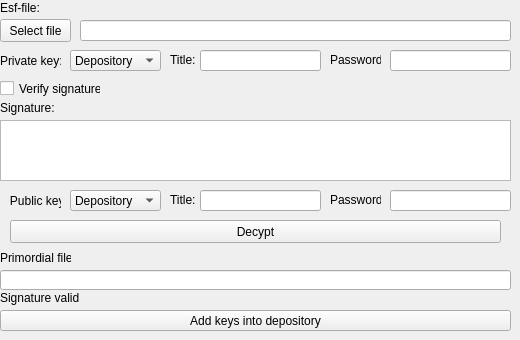
        <widget class="QWidget" name="pg_pbd_dec">
         <widget class="QPushButton" name="btn_pbddec_dec">
          <property name="geometry">
           <rect>
            <x>10</x>
            <y>220</y>
            <width>491</width>
            <height>23</height>
           </rect>
          </property>
          <property name="text">
           <string>Decypt</string>
          </property>
         </widget>
         <widget class="QLabel" name="lbl_pbddec_esf">
          <property name="geometry">
           <rect>
            <x>0</x>
            <y>0</y>
            <width>41</width>
            <height>16</height>
           </rect>
          </property>
          <property name="text">
           <string>Esf-file:</string>
          </property>
         </widget>
         <widget class="QCheckBox" name="chbx_pbddec_vsign">
          <property name="geometry">
           <rect>
            <x>0</x>
            <y>80</y>
            <width>101</width>
            <height>17</height>
           </rect>
          </property>
          <property name="text">
           <string>Verify signature</string>
          </property>
         </widget>
         <widget class="QLabel" name="lbl_pbddec_prfl">
          <property name="geometry">
           <rect>
            <x>0</x>
            <y>250</y>
            <width>71</width>
            <height>16</height>
           </rect>
          </property>
          <property name="text">
           <string>Primordial file:</string>
          </property>
         </widget>
         <widget class="QLabel" name="lbl_pbddec_sign">
          <property name="geometry">
           <rect>
            <x>0</x>
            <y>100</y>
            <width>61</width>
            <height>16</height>
           </rect>
          </property>
          <property name="text">
           <string>Signature:</string>
          </property>
         </widget>
         <widget class="QPlainTextEdit" name="pte_pbddec_sign">
          <property name="geometry">
           <rect>
            <x>0</x>
            <y>120</y>
            <width>511</width>
            <height>61</height>
           </rect>
          </property>
         </widget>
         <widget class="QLabel" name="lbl_pbddec_signval">
          <property name="geometry">
           <rect>
            <x>0</x>
            <y>290</y>
            <width>161</width>
            <height>16</height>
           </rect>
          </property>
          <property name="text">
           <string>Signature valid</string>
          </property>
         </widget>
         <widget class="QComboBox" name="cmbx_pbddec_pbk">
          <property name="geometry">
           <rect>
            <x>70</x>
            <y>190</y>
            <width>91</width>
            <height>21</height>
           </rect>
          </property>
          <item>
           <property name="text">
            <string>Depository</string>
           </property>
          </item>
          <item>
           <property name="text">
            <string>Enter</string>
           </property>
          </item>
         </widget>
         <widget class="QLabel" name="lbl_pbddec_prk">
          <property name="geometry">
           <rect>
            <x>0</x>
            <y>50</y>
            <width>61</width>
            <height>21</height>
           </rect>
          </property>
          <property name="text">
           <string>Private key:</string>
          </property>
         </widget>
         <widget class="QLabel" name="lbl_pbddec_pbk">
          <property name="geometry">
           <rect>
            <x>0</x>
            <y>190</y>
            <width>61</width>
            <height>21</height>
           </rect>
          </property>
          <property name="text">
           <string>   Public key:</string>
          </property>
         </widget>
         <widget class="QComboBox" name="cmbx_pbddec_prk">
          <property name="geometry">
           <rect>
            <x>70</x>
            <y>50</y>
            <width>91</width>
            <height>21</height>
           </rect>
          </property>
          <item>
           <property name="text">
            <string>Depository</string>
           </property>
          </item>
          <item>
           <property name="text">
            <string>Enter</string>
           </property>
          </item>
         </widget>
         <widget class="QPushButton" name="btn_pbddec_sf">
          <property name="geometry">
           <rect>
            <x>0</x>
            <y>19</y>
            <width>71</width>
            <height>23</height>
           </rect>
          </property>
          <property name="text">
           <string>Select file</string>
          </property>
         </widget>
         <widget class="QLineEdit" name="lne_pbddec_esf">
          <property name="geometry">
           <rect>
            <x>80</x>
            <y>20</y>
            <width>431</width>
            <height>21</height>
           </rect>
          </property>
         </widget>
         <widget class="QLineEdit" name="lne_pbddec_prfl">
          <property name="geometry">
           <rect>
            <x>0</x>
            <y>270</y>
            <width>511</width>
            <height>20</height>
           </rect>
          </property>
         </widget>
         <widget class="QPushButton" name="btn_pbddec_addkdep">
          <property name="geometry">
           <rect>
            <x>0</x>
            <y>310</y>
            <width>511</width>
            <height>21</height>
           </rect>
          </property>
          <property name="text">
           <string>Add keys into depository</string>
          </property>
         </widget>
         <widget class="QStackedWidget" name="stw_pbddec_prk">
          <property name="geometry">
           <rect>
            <x>170</x>
            <y>50</y>
            <width>341</width>
            <height>21</height>
           </rect>
          </property>
          <property name="currentIndex">
           <number>1</number>
          </property>
          <widget class="QWidget" name="pg_pbddec_ent">
           <widget class="QLineEdit" name="lne_pbddece_prk">
            <property name="geometry">
             <rect>
              <x>0</x>
              <y>0</y>
              <width>341</width>
              <height>21</height>
             </rect>
            </property>
           </widget>
          </widget>
          <widget class="QWidget" name="pg_pbddec_dep">
           <widget class="QLineEdit" name="lne_pbddecd_prk">
            <property name="geometry">
             <rect>
              <x>30</x>
              <y>0</y>
              <width>121</width>
              <height>21</height>
             </rect>
            </property>
           </widget>
           <widget class="QLineEdit" name="lne_pbddec_pass">
            <property name="geometry">
             <rect>
              <x>220</x>
              <y>0</y>
              <width>121</width>
              <height>21</height>
             </rect>
            </property>
           </widget>
           <widget class="QLabel" name="lbl_pbddec_pass">
            <property name="geometry">
             <rect>
              <x>160</x>
              <y>0</y>
              <width>51</width>
              <height>20</height>
             </rect>
            </property>
            <property name="text">
             <string>Password:</string>
            </property>
           </widget>
           <widget class="QLabel" name="lbl_pbddec_prktitle">
            <property name="geometry">
             <rect>
              <x>0</x>
              <y>0</y>
              <width>31</width>
              <height>20</height>
             </rect>
            </property>
            <property name="text">
             <string>Title:</string>
            </property>
           </widget>
          </widget>
         </widget>
         <widget class="QStackedWidget" name="stw_pbddec_pbk">
          <property name="geometry">
           <rect>
            <x>170</x>
            <y>190</y>
            <width>341</width>
            <height>21</height>
           </rect>
          </property>
          <property name="currentIndex">
           <number>1</number>
          </property>
          <widget class="QWidget" name="pg_pbddecs_ent">
           <widget class="QLineEdit" name="lne_pbddeces_pbk">
            <property name="geometry">
             <rect>
              <x>0</x>
              <y>0</y>
              <width>341</width>
              <height>21</height>
             </rect>
            </property>
           </widget>
          </widget>
          <widget class="QWidget" name="pg_pbddecs_dep">
           <widget class="QLineEdit" name="lne_pbddecds_pbk">
            <property name="geometry">
             <rect>
              <x>30</x>
              <y>0</y>
              <width>121</width>
              <height>21</height>
             </rect>
            </property>
           </widget>
           <widget class="QLabel" name="lbl_pbddecs_pass">
            <property name="geometry">
             <rect>
              <x>160</x>
              <y>0</y>
              <width>51</width>
              <height>20</height>
             </rect>
            </property>
            <property name="text">
             <string>Password:</string>
            </property>
           </widget>
           <widget class="QLabel" name="lbl_pbddecs_pbktitle">
            <property name="geometry">
             <rect>
              <x>0</x>
              <y>0</y>
              <width>31</width>
              <height>20</height>
             </rect>
            </property>
            <property name="text">
             <string>Title:</string>
            </property>
           </widget>
           <widget class="QLineEdit" name="lne_pbddecs_pass">
            <property name="geometry">
             <rect>
              <x>220</x>
              <y>0</y>
              <width>121</width>
              <height>21</height>
             </rect>
            </property>
           </widget>
          </widget>
         </widget>
        </widget>
